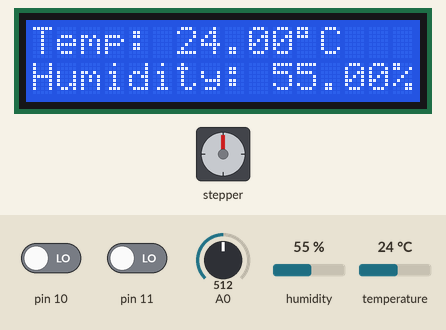
Recording of a sketch running on a simulated Arduino Uno, built with avr-gcc and run on an emulated ATmega328P. On the bench: 16×2 character LCD, stepper motor. The inputs (shaded band) are chosen by the test bench; at power-on: A0 = 512, pin 10 LOW, temperature 24 °C, pin 11 LOW, humidity 55 %. The local clock reads 2024-03-15 10:24:30 at power-on unless the sketch sets it; stepper angles assume 2048 steps per turn; what the sketch prints to the serial monitor is not drawn.

Above: at 1.2 s.
1.3 s: A0 set to 131
2.8 s: A0 set to 111
At 4.0 s:
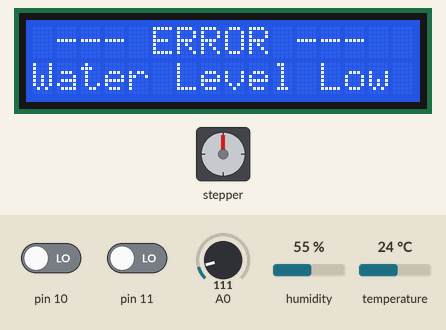
4.3 s: pin 10 driven HIGH
At 4.81 s:
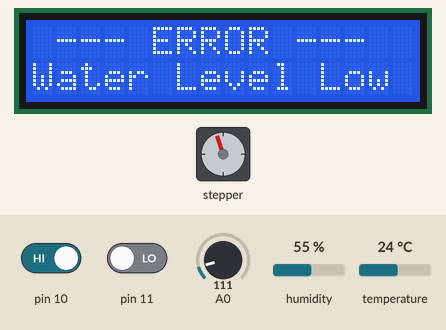
At 5.3 s:
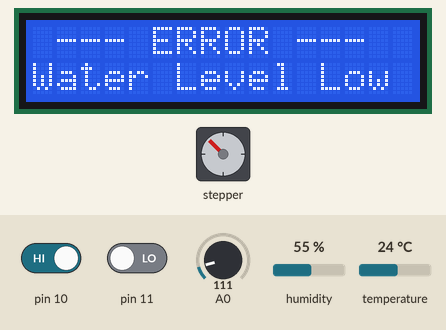
6.6 s: A0 set to 159
8.8 s: A0 set to 180
At 10.19 s:
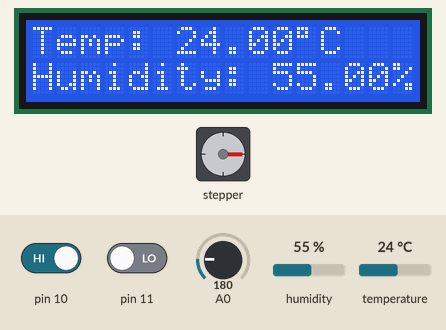
11.0 s: temperature set to 12 °C
Timing chart, 0 to 14.4 s (numbered marks = the images above; inputs shaded):
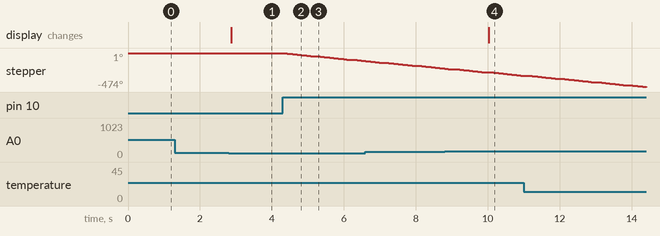

Measured:
- the behaviour switches between 118 and 117 on A0 (found by bisection; images 0 and 1)
- the behaviour switches between 170 and 171 on A0 (found by bisection; images 3 and 4)
- after the input at 1.3 s, every drawn part: stays the same
- after the input at 2.8 s, the display: changes after 0.08 s (image 1)
- after the input at 4.3 s, stepper: keeps turning counter-clockwise at about 49°/s, starting after 0.06 s
- after the input at 8.8 s, the display: changes after 1.2 s (image 4)

The sketch:

swamp-cd.ino
```cpp
//Cisco Dacanay
//Final Project
//5/9/23

#include <uRTCLib.h>
#include <dht.h>
#include <LiquidCrystal.h>
#include <Stepper.h>

#define TARGET_TEMP 23.0    //target temperature for swamp cooler (will turn on 1 deg above and off 1 deg below this number)
#define MONTH 5   //set month num
#define DAY 9   //set day num
#define YEAR 23   //set year 20XX
#define HOUR 12    //set hour num 0-24
#define MINUTE 0    //set minute num

volatile unsigned char *myUCSR0A = (unsigned char *)0x00C0;
volatile unsigned char *myUCSR0B = (unsigned char *)0x00C1;
volatile unsigned char *myUCSR0C = (unsigned char *)0x00C2;
volatile unsigned int  *myUBRR0  = (unsigned int *) 0x00C4;
volatile unsigned char *myUDR0   = (unsigned char *)0x00C6;

volatile unsigned char* port_b = (unsigned char*) 0x25;
volatile unsigned char* ddr_b  = (unsigned char*) 0x24;
volatile unsigned char* pin_b  = (unsigned char*) 0x23;
volatile unsigned char* port_l = (unsigned char*) 0x10B;
volatile unsigned char* ddr_l  = (unsigned char*) 0x10A;
volatile unsigned char* pin_l  = (unsigned char*) 0x109;
volatile unsigned char* port_d = (unsigned char*) 0x2B;
volatile unsigned char* ddr_d  = (unsigned char*) 0x2A;
volatile unsigned char* pin_d  = (unsigned char*) 0x29;

volatile unsigned char* my_EICRA = (unsigned char*) 0x69;
volatile unsigned char* my_EIMSK  = (unsigned char*) 0x3D;

volatile unsigned char* my_ADMUX = (unsigned char*) 0x7C;
volatile unsigned char* my_ADCSRB = (unsigned char*) 0x7B;
volatile unsigned char* my_ADCSRA = (unsigned char*) 0x7A;
volatile unsigned int* my_ADC_DATA = (unsigned int*) 0x78;

//timer
volatile unsigned char *myTCCR1A = (unsigned char *) 0x80;
volatile unsigned char *myTCCR1B = (unsigned char *) 0x81;
volatile unsigned char *myTCCR1C = (unsigned char *) 0x82;
volatile unsigned char *myTIMSK1 = (unsigned char *) 0x6F;
volatile unsigned int  *myTCNT1  = (unsigned  int *) 0x84;
volatile unsigned char *myTIFR1 =  (unsigned char *) 0x36;

enum State {DISABLED = 0, ERROR = 1, IDLE = 2, RUNNING = 3};
enum State currentState = IDLE;

enum Fan {OFF = 0, HALF = 1, FULL = 2};
enum Fan fan = OFF;

unsigned long currentMillis = 0, updateMillis = 0, debounceMillis = 0;
volatile bool togglePower = 0;

bool updateDisplay = true;

dht DHT;
LiquidCrystal lcd(7, 6, 5, 4, 3, 2);
Stepper stepper = Stepper(64, 12, 10, 11, 9);
uRTCLib rtc(0x68);

void setup() {

  *myTCCR1C &= 0x1F; //normal mode
  *myTIMSK1 |= 0x01;  //enable TOV interrupt
  *myTCCR1B &= 0xF8;  //stop the timer at startup

  *ddr_b &= 0xF3; //pb2+3 input (stepper motor buttons)
  *ddr_b |= 0x11; //pb0+4 output (fan motor + stepper motor)
  *ddr_l |= 0x0F; //pl0 to pl3 output (state leds)  (pl0 = yellow, pl1 = red, pl2 = green, pl3 = blue)
  *ddr_d &= 0x08; //pd3 input (on/off)

  *my_EICRA |= 0xC0;  //set interrupt request on rising edge
  *my_EIMSK |= 0x08;  //enable pin interrupt on pd3 (int3)

  U0init(9600);
  adc_init();
  lcd.begin(16, 2);
  URTCLIB_WIRE.begin();
  rtc.set(0, MINUTE, HOUR, 2, DAY, MONTH, YEAR);
}


void loop() {
  currentMillis = millis();
  if(togglePower) {
    if(currentState > DISABLED) {
      setState(DISABLED);
      lcd.noDisplay();
    }
    else {
      setState(IDLE);
      lcd.display();
    }
    togglePower = 0;
  }

  switch(fan) {
    case OFF:
      if(*port_b & 0x01) {
        *port_b &= 0xFE;  //pb0 low, turn off fan
      }
      if(*myTCCR1B & 0x07) { //if timer on
        *myTCCR1B &= 0xF8;  //stop the timer
      }
      break;
    case HALF:
      if(!(*myTCCR1B & 0x07)) {  //if timer not running
        *myTCCR1B |= 0x05;  //start timer prescaler 1024 for pwm
      }
      break;
    case FULL:
      if(!(*port_b & 0x01)) {
        *port_b |= 0x01;  //pb0 high
      }
      if(*myTCCR1B & 0x07) { //if timer on
        *myTCCR1B &= 0xF8;  //stop the timer
      }
  }
  int water_level;
  if(currentState > DISABLED) {
    //vent control (stepper motor)
    if(*pin_b & 0x04 && *pin_b & 0x08) {}   //if both bottons pressed, do nothing
    else if(*pin_b & 0x04) {
      stepper.setSpeed(300);
      stepper.step(-256);
      U0putString("Vent turned clockwise @ ");
      getClock();
    }
    else if(*pin_b & 0x08) {
      stepper.setSpeed(300);
      stepper.step(256);
      U0putString("Vent turned counterclockwise @ ");
      getClock();
    }

    //water level
    *port_b |= 0x10;  //pb4 high to read water sensor
    unsigned int adc_voltage = adc_read(0); //read channel 0
    *port_b &= 0xEF;  //pb4 low
    water_level = (int)( adc_voltage / 3.35); //adc_voltage reads 335 at max height tap water, turn into 0-100
    //U0putint(water_level);
    //U0putchar('\n');

  }

  if(currentState == RUNNING) {
    if(!(*port_l & 0x08)) {
      *port_l |= 0x08;  //turn on blue led
      *port_l &= 0xF8;  //turn off other leds
    }

    //fan
    if(DHT.temperature > TARGET_TEMP + 3) { //if temp more than 3 deg over target, fan on full speed, otherwise pwm 50%
      fan = FULL;
    }
    else {
      fan = HALF;
    }

    int chk = DHT.read11(8); //read pin 8
    if(DHT.temperature < TARGET_TEMP) {
      setState(IDLE);
    }
  }

  if(currentState < RUNNING) {
    //fan
    fan = OFF;
  }

  if(currentState >= IDLE) {
    //dht
    if(currentMillis > updateMillis + 60000 || updateDisplay) {  //lcd update every minute + when forced (first upload, after error)
      updateMillis = currentMillis;
      updateDisplay = false;
      int chk = DHT.read11(8); //read pin 8

      lcd.clear();
      lcd.print("Temp: ");
      lcd.print(DHT.temperature);
      lcd.print((char)223);
      lcd.print("C");
      lcd.setCursor(0,1);
      lcd.print("Humidity: ");
      lcd.print(DHT.humidity);
      lcd.print("%");
    }
    if(water_level < 35) {
      setState(ERROR);
    }
  }

  if(currentState == IDLE) {
    if(!(*port_l & 0x04)) {
      *port_l |= 0x04;  //turn on green led
      *port_l &= 0xF4;  //turn off other leds
    }

    if(DHT.temperature > TARGET_TEMP) {
      setState(RUNNING);
    }
  }

  if(currentState == ERROR) {
    if(!(*port_l & 0x02)) {
      *port_l |= 0x02;  //turn on red led
      *port_l &= 0xF2;  //turn off other leds
    }

    lcd.clear();
    lcd.setCursor(1,0);
    lcd.print("--- ERROR ---");
    lcd.setCursor(0,1);
    lcd.print("Water Level Low");

    if(water_level > 50) {
      setState(IDLE);
      updateDisplay = true; //update lcd to clear error message
    }
  }

  if(currentState == DISABLED) {
    if(!(*port_l & 0x01)) {
      *port_l |= 0x01;  //turn on red led
    }
    if(*port_l & 0x0E) {
      *port_l &= 0xF1;  //turn off other leds
    }
  }
  //U0putint(currentState);

  //getClock();
  delay(100);
}

ISR(TIMER1_OVF_vect) {
  *myTCCR1B &= 0xF8;  //stop the timer
  *myTCNT1 = (unsigned int) (1);  //set the counts
  *port_b ^= 0x01;  //toggle fan power
  *myTCCR1B |= 0x05; // start the timer with prescalar 1024
}

ISR(INT3_vect) {  //interrupt for on/off
  if(currentMillis > debounceMillis + 500) { //debounce for button
    debounceMillis = currentMillis;
    togglePower = 1;  //power toggle at beginning of loop, not done directly in case interrupt happens right before another state change
  }

}

void setState(enum State state) { //set state and print timestamp
  currentState = state;
  String stateString;
  switch(state) {
    case DISABLED:  //turn state into string for serial output
      stateString = "Disabled";
      break;
    case ERROR:
      stateString = "Error";
      break;
    case IDLE:
      stateString = "Idle";
      break;
    case RUNNING:
      stateString = "Running";
  }
  U0putString("STATUS: ");
  U0putString(stateString);
  U0putString(" @ ");
  getClock();
}

void getClock() {
  rtc.refresh();
  U0putint(rtc.hour());
  U0putchar(':');
  if(rtc.minute() < 10) { //display :00 instead of :0
    U0putchar('0');
  }
  U0putint(rtc.minute());
  U0putchar(':');
  if(rtc.second() < 10) { //display :00 instead of :0
    U0putchar('0');
  }
  U0putint(rtc.second());
  U0putchar(' ');
  U0putint(rtc.month());
  U0putchar('/');
  U0putint(rtc.day());
  U0putchar('/');
  U0putint(rtc.year());

  U0putchar('\n');
}


void U0init(unsigned long U0baud)
{
 unsigned long FCPU = 16000000;
 unsigned int tbaud;
 tbaud = (FCPU / 16 / U0baud - 1);
 // Same as (FCPU / (16 * U0baud)) - 1;
 *myUCSR0A = 0x20;
 *myUCSR0B = 0x18;
 *myUCSR0C = 0x06;
 *myUBRR0  = tbaud;
}

unsigned char U0kbhit() // Read USART0 RDA status bit and return non-zero true if set
{
  if(*myUCSR0A & 0x80) {
    return 1;
  }
  else {
    return 0;
  }
}

unsigned char U0getchar() // Read input character from USART0 input buffer
{
  return *myUDR0;
}

void U0putchar(unsigned char U0pdata) // Wait for USART0 TBE to be set then write character to transmit buffer
{
  while(!(*myUCSR0A & 0x20)) {};
  *myUDR0 = U0pdata;
}

void U0putString(String U0string) {
  for(int i = 0; i < U0string.length(); i++) {
    U0putchar(U0string[i]);
  }
}

void U0putint(int U0int) {
  int temp = U0int;
  unsigned char U0pdata;
  int digits = 1, power = 1;
  while(temp > 9) {
    temp /= 10;
    digits++;
    power *= 10;
  }
  temp = U0int;
  unsigned char value;
  for(int i = digits; i > 0; i--) {
    value = (temp / power) + '0';
    U0putchar(value);
    temp = temp % power;
    power /= 10;
  }
}

void adc_init()
{
  // setup the A register
  *my_ADCSRA |= 0b10000000; // set bit   7 to 1 to enable the ADC
  *my_ADCSRA &= 0b11011111; // clear bit 6 to 0 to disable the ADC trigger mode
  *my_ADCSRA &= 0b11110111; // clear bit 5 to 0 to disable the ADC interrupt
  *my_ADCSRA &= 0b11111000; // clear bit 0-2 to 0 to set prescaler selection to slow reading
  // setup the B register
  *my_ADCSRB &= 0b11110111; // clear bit 3 to 0 to reset the channel and gain bits
  *my_ADCSRB &= 0b11111000; // clear bit 2-0 to 0 to set free running mode
  // setup the MUX Register
  *my_ADMUX  &= 0b01111111; // clear bit 7 to 0 for AVCC analog reference
  *my_ADMUX  |= 0b01000000; // set bit   6 to 1 for AVCC analog reference
  *my_ADMUX  &= 0b11011111; // clear bit 5 to 0 for right adjust result
  //*my_ADMUX  |= 0b00100000; // left adjust
  *my_ADMUX  &= 0b11100000; // clear bit 4-0 to 0 to reset the channel and gain bits
}

unsigned int adc_read(unsigned char adc_channel_num)
{
  // clear the channel selection bits (MUX 4:0)
  *my_ADMUX  &= 0b11100000;
  // clear the channel selection bits (MUX 5)
  *my_ADCSRB &= 0b11110111;
  // set the channel number
  if(adc_channel_num > 7)
  {
    // set the channel selection bits, but remove the most significant bit (bit 3)
    adc_channel_num -= 8;
    // set MUX bit 5
    *my_ADCSRB |= 0b00001000;
  }
  // set the channel selection bits
  *my_ADMUX  += adc_channel_num;
  // set bit 6 of ADCSRA to 1 to start a conversion
  *my_ADCSRA |= 0x40;
  // wait for the conversion to complete
  while((*my_ADCSRA & 0x40) != 0);
  // return the result in the ADC data register
  return *my_ADC_DATA;
}
```
